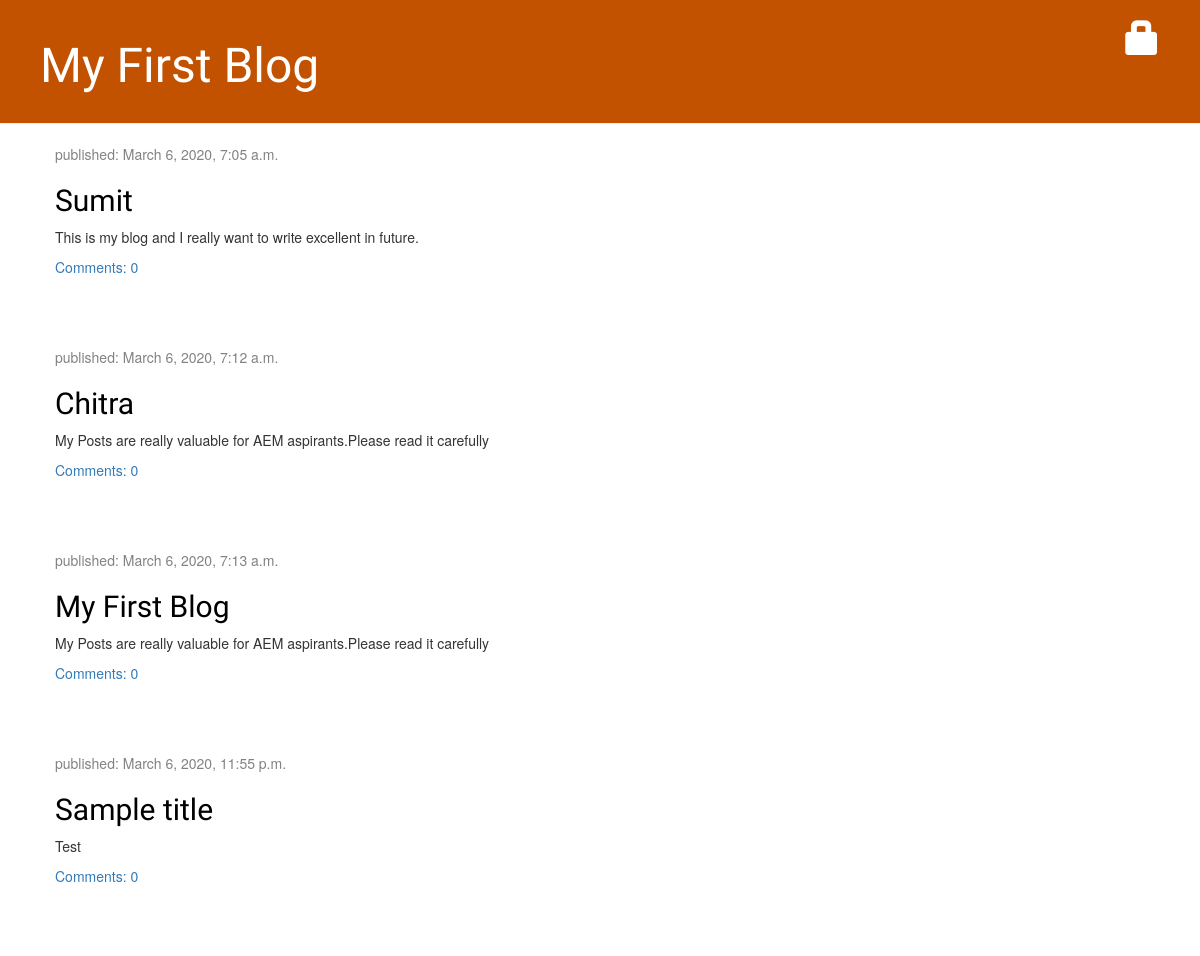
The app's page /, older data.
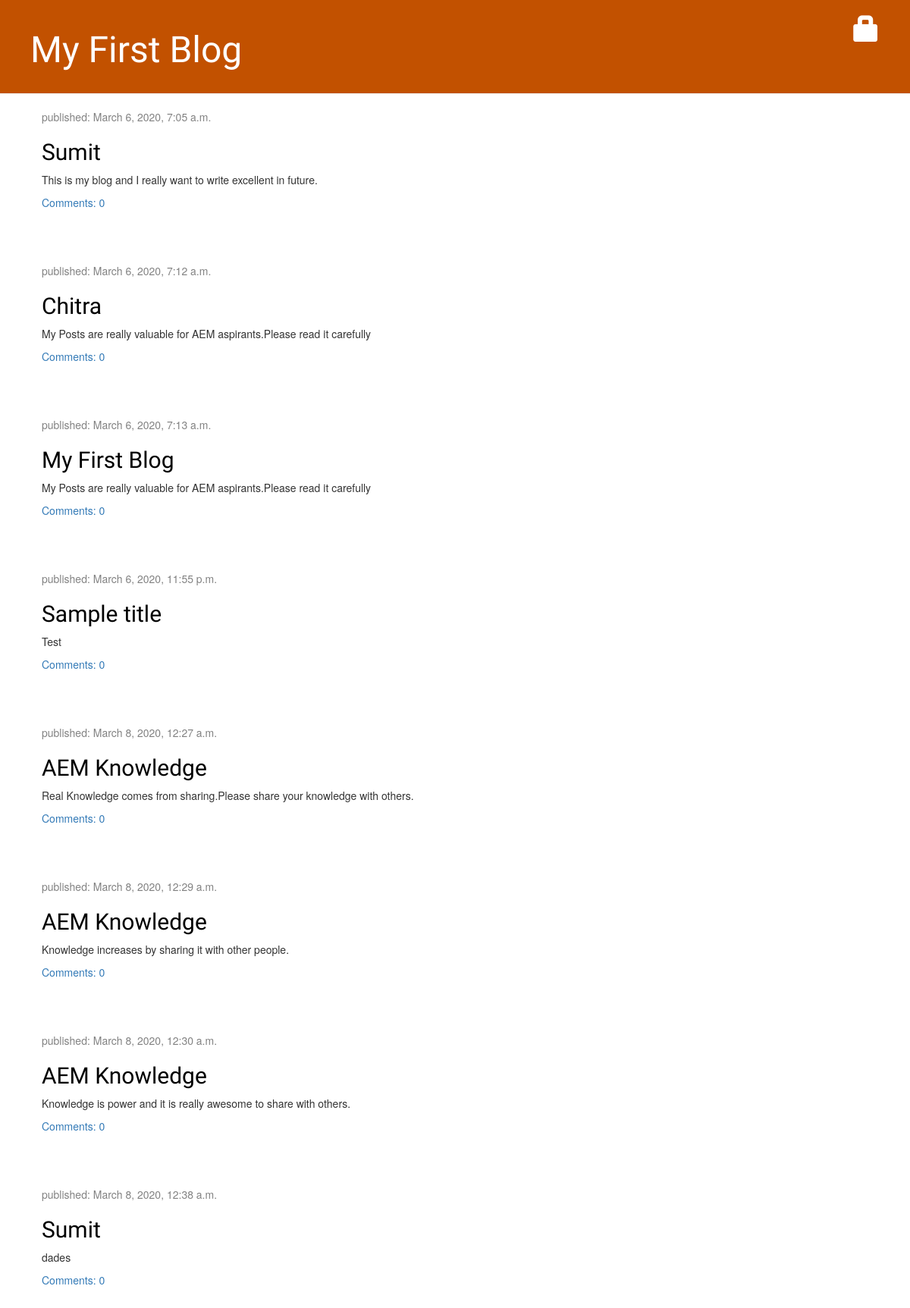
The same page, newer data.
### blog/models.py (models this page shows, shortened)
class Post(models.Model):
    title = models.CharField(max_length=200)
    text = models.TextField()
    author = models.ForeignKey(
        settings.AUTH_USER_MODEL, on_delete=models.CASCADE)
    created_date = models.DateTimeField(default=timezone.now)
    published_date = models.DateTimeField(blank=True, null=True)
    def approved_comments(self):
        return self.comments.filter(approved_comment=True)

### blog/views.py (the view)
# urls.py: path('', views.post_list, name='post_list'),
def post_list(request):
    posts = Post.objects.filter(
        published_date__lte=timezone.now()).order_by('published_date')
    return render(request, 'blog/post_list.html', {'posts': posts})

### blog/templates/blog/post_list.html
{% extends 'blog/base.html' %} {% block content %} {% for post in posts %}
<div class="post">
  <div class="date">
    <p>published: {{ post.published_date }}</p>
  </div>
  <h2><a href="{% url 'post_detail' pk=post.pk %}">{{ post.title }}</a></h2>
  <p>{{ post.text|linebreaksbr }}</p>
  <a href="{% url 'post_detail' pk=post.pk %}"
    >Comments: {{ post.approved_comments.count }}</a
  >
</div>
{% endfor %} {% endblock %}

### blog/templates/blog/base.html (shortened to what this page needs)
{% load static %}
<html>
  <head>
    <link
      rel="stylesheet"
      href="//maxcdn.bootstrapcdn.com/bootstrap/3.2.0/css/bootstrap.min.css"
    />
    <link
      rel="stylesheet"
      href="//maxcdn.bootstrapcdn.com/bootstrap/3.2.0/css/bootstrap-theme.min.css"
    />
    <link rel="stylesheet" href="{% static 'css/blog.css' %}" />
  </head>
  <body>
    <div class="page-header">
      {% if user.is_authenticated %}
      <a href="{% url 'post_new' %}" class="top-menu"
        ><span class="glyphicon glyphicon-plus"></span
      ></a>
      <a href="{% url 'post_draft_list' %}" class="top-menu"
        ><span class="glyphicon glyphicon-edit"></span
      ></a>
      <p class="top-menu">
        Hello {{ user.username }}
        <small>(<a href="{% url 'logout' %}">Log out</a>)</small>
      </p>
      {% else %}
      <a href="{% url 'login' %}" class="top-menu"
        ><span class="glyphicon glyphicon-lock"></span
      ></a>
      {% endif %}
      <h1><a href="/">My First Blog</a></h1>
    </div>
    <div class="content container">
      <div class="row">
        <div class="col-md-8">
          {% block content %} {% endblock %}
        </div>
      </div>
    </div>
  </body>
</html>

### blog/static/css/blog.css (style rules this page uses)
.page-header { background-color: #c25100; margin-top: 0; padding: 20px 20px 20px 40px; }
.page-header h1, .page-header h1 a, .page-header h1 a:visited, .page-header h1 a:active { color: #ffffff; font-size: 36pt; text-decoration: none; }
.content { margin-left: 40px; }
h1, h2, h3, h4 { font-family: "Lobster", cursive; }
.date { color: #828282; }
.top-menu, .top-menu:hover, .top-menu:visited { color: #ffffff; float: right; font-size: 26pt; margin-right: 20px; }
.post { margin-bottom: 70px; }
.post h2 a, .post h2 a:visited { color: #000000; }

Row changes from the older to the newer data that the page shows:
added Post: published_date "March 8, 2020, 12:27 a.m.", title "AEM Knowledge", text "Real Knowledge comes from sharing.Please share your knowledge with others.", approved_comments.count "0"
added Post: published_date "March 8, 2020, 12:29 a.m.", title "AEM Knowledge", text "Knowledge increases by sharing it with other people.", approved_comments.count "0"
added Post: published_date "March 8, 2020, 12:30 a.m.", title "AEM Knowledge", text "Knowledge is power and it is really awesome to share with others.", approved_comments.count "0"
added Post: published_date "March 8, 2020, 12:38 a.m.", title "Sumit", text "dades", approved_comments.count "0"
